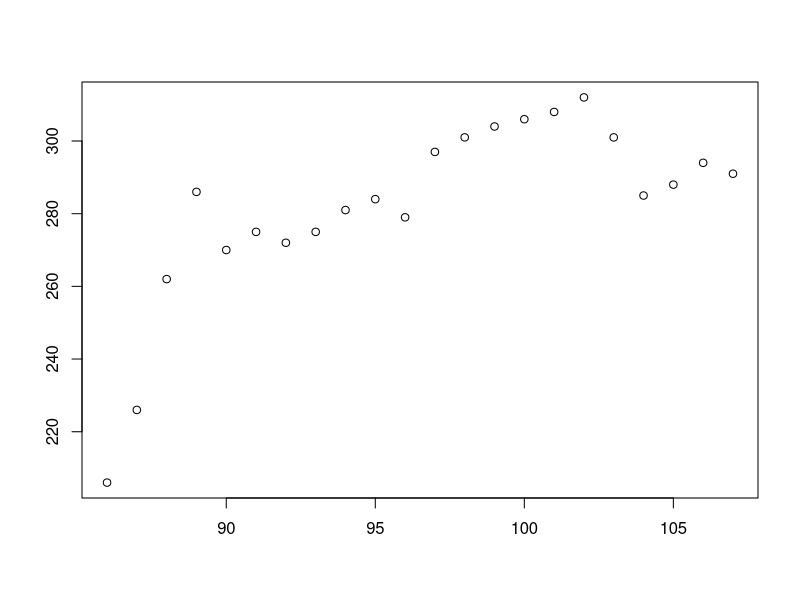

Write R code to recreate this figure. (Note: this script raises an error after producing the figure.)
## ---- chunk 1
library(readxl)
## ---- chunk 2
bus <- read_excel("data/bus_efficiency_revised.xlsx")
print(bus)
## ---- chunk 3
years <- unique(bus$Year)
column <- colnames(bus)
bus_avg <- vector(mode="numeric", length = length(column))
for(i in 1:length(years)) {
  row <- vector(mode="numeric", length = length(column))
  row[1] <- years[i]
  row[2] <- sum(bus$Year == years[i])
  tmp <- bus[bus$Year == years[i],]
  for(j in 3:length(column)) {
    row[j] <- mean(as.numeric(unlist(bus[bus$Year == years[i],column[j]])))
  }
  bus_avg <- rbind(bus_avg, row)
}

bus_avg <- data.frame(bus_avg[2:nrow(bus_avg),], row.names = NULL, stringsAsFactors=FALSE)
colnames(bus_avg) <- c("Year", "Counts", column[3:length(column)])
bus_avg <- data.frame(lapply(bus_avg,as.numeric))
print(bus_avg)
## ---- chunk 4
for(co in colnames(bus_avg)[2:ncol(bus_avg)]) {
  plot(bus_avg[, c("Year", co)], main=gsub("\\.", " ", paste("Line Chart of ", co), ".", " "))
  lines(bus_avg[, c("Year", co)])
  abline(lm(bus_avg[,co] ~ bus_avg$Year), col= "red")
}
## ---- chunk 5
print(cor(bus_avg))
## ---- chunk 6
print(cor(bus[,3:ncol(bus)]))
